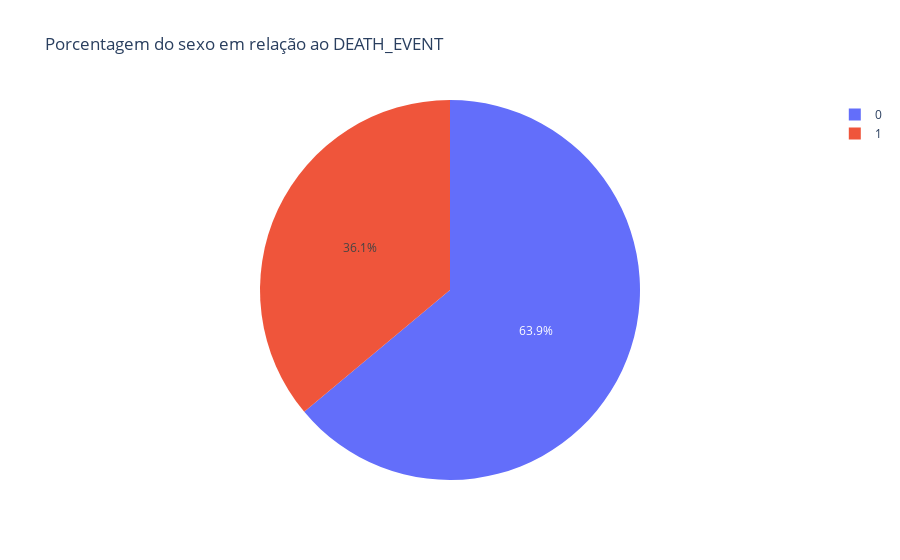

Here is the notebook cell this chart was saved with:
### Markdown cell above
Neste gráfico de setores, foi possível analisar que há um impacto moderado da pressão alta nas taxas de mortalidade.

### Code cell
px.pie(dados, values='sex',names='diabetes', title='Porcentagem do sexo em relação ao DEATH_EVENT')

### Figure 1 — Plotly figure (JSON) as saved in the notebook; plotly's stock layout.template omitted (floating-point values rounded to 4 significant figures; data arrays with more than 128 entries replaced by an {"elided": "..."} marker saying what was removed)
{"data": [{"domain": {"x": [0, 1], "y": [0, 1]}, "hovertemplate": "diabetes=%{label}<br>sex=%{value}<extra></extra>", "labels": {"elided": "299 int values"}, "legendgroup": "", "name": "", "showlegend": true, "type": "pie", "values": {"elided": "299 int values"}}], "layout": {"legend": {"tracegroupgap": 0}, "title": {"text": "Porcentagem do sexo em relação ao DEATH_EVENT"}}}
